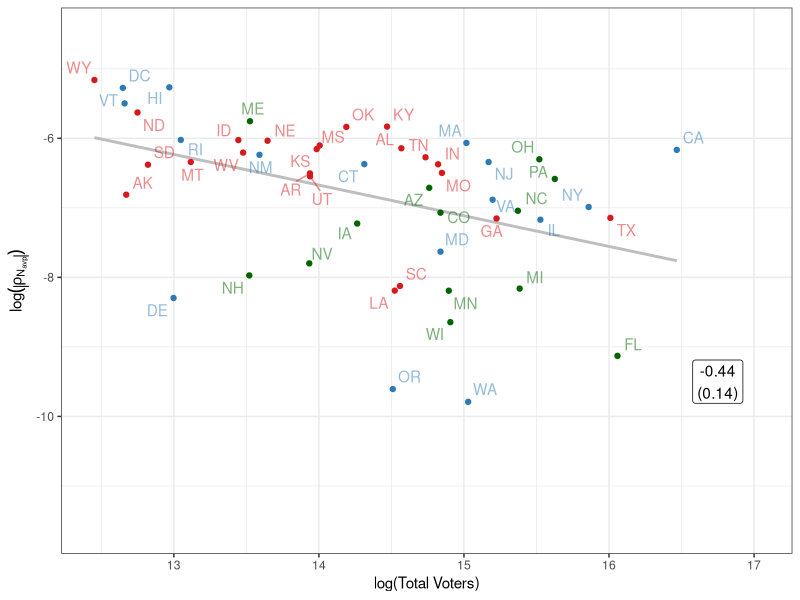

This chart was generated by the following R code: (Note: this script raises an error after producing the figure.)
rm(list = ls())
library(cowplot)
library(ggplot2)
library(scales)
library(readr)
library(ggrepel)
library(dplyr)
library(tibble)

fig.w <- 6*0.80
fig.h <- 4*0.751


# labels -----
colorvec <- c("R" =  '#d7191c', "swing" = 'darkgreen', "D" = '#2c7bb6')
rho_pos_labs <- c(`TRUE` = "rho > 0 (Overestimated Clinton)",
                  `FALSE` = "rho < 0 (Underestimated Clinton)")

# conveinence functions
lm_eqn <- function(ff, dat = df){
  m <- lm(as.formula(ff), dat) 
  coef <- sprintf("%.2f", coef(m)[2])
  se <- sprintf("%.2f", summary(m)$coef[2, 2])
  
  glue::glue("{coef}\n ({se})")
}


# data and vars -----
df <- read_csv("data/output/pres16_state.csv") %>%
  mutate(rc_vot_pos = rho_hrc_vot > 0,
         rc_vep_pos = rho_hrc_vep > 0,
         rt_vot_pos = rho_djt_vot > 0,
         rt_vep_pos = rho_djt_vep > 0)

# limit parameters ---
# y-axislimit
all_rhos <- unlist(select(df, matches("rho")), use.names = FALSE)
all_pops <- unlist(select(df, vep, tot_votes), use.names = FALSE)

# ranges
lim_rho <- range(all_rhos)
lim_lro <- range(log(abs(all_rhos)))
lim_lpp <- range(log(all_pops))

# for hist
ylim_hist <- c(0, 12.5)




# plots for rho ---------

# can't run a regression with only one data point
stopifnot(sum(df$rt_vep_pos == TRUE) <= 1)
stopifnot(sum(df$rt_vot_pos == TRUE) <= 1)

# collect slopes
slopes <- c(lm_eqn(ff = "log(abs(rho_hrc_vot)) ~ log(tot_votes)", df),
            lm_eqn(ff = "log(abs(rho_hrc_vot)) ~ log(tot_votes)", filter(df, rc_vot_pos)),
            lm_eqn(ff = "log(abs(rho_hrc_vot)) ~ log(tot_votes)", filter(df, !rc_vot_pos)),
            lm_eqn(ff = "log(abs(rho_hrc_vep)) ~ log(vep)", df),
            lm_eqn(ff = "log(abs(rho_hrc_vep)) ~ log(vep)", filter(df, rc_vep_pos)),
            lm_eqn(ff = "log(abs(rho_hrc_vep)) ~ log(vep)", filter(df, !rc_vep_pos)),
            lm_eqn(ff = "log(abs(rho_djt_vot)) ~ log(tot_votes)", df),
            lm_eqn(ff = "log(abs(rho_djt_vep)) ~ log(vep)", df)
)

sdf <- tibble(est = rep(c("rho_vot", "rho_vep"), each = 3),
              race = "hrc",
              x = rep(c(16.75, 16.75), each = 3),
              y = rep(c(-9.5, -9.5), each = 3),
              pooled = rep(c(TRUE, FALSE, FALSE), 2),
              rc_vot_pos = c(NA, TRUE, FALSE, rep(NA, 3)),
              rc_vep_pos = c(rep(NA, 3), NA, TRUE, FALSE)) %>% 
  bind_rows(tibble(est = c("rho_vot", "rho_vep"),
                   race = "djt",
                   x = rep(c(16.75, 16.75), 1),
                   y = rep(c(-9.5, -9.5), 1),
                   pooled = c(TRUE, TRUE))) %>%
  add_column(slopes = slopes)


# template
gg0 <- ggplot(df, aes(label = st, color = color)) +
  geom_smooth(method = "lm", se = FALSE, color = "gray") +
  geom_point() +
  scale_color_manual(values = colorvec)  +
  geom_text_repel(alpha = 0.5) +
  theme_bw() +
  coord_cartesian(ylim = lim_lro, xlim = lim_lpp) +
  guides(color = FALSE)

gg_vot <- gg0 + aes(x = log(tot_votes)) +
  labs(x = "log(Total Voters)")

gg_vep <- gg0 + aes(x = log(tot_votes)) +
  labs(x = "log(Total Voting Eligible Population)")


# start to save figures
gg_vot + 
  aes(y = log(abs(rho_hrc_vot))) +
  labs(y = expression(log(abs(rho[N[avp]])))) +
  geom_label(data = filter(sdf, race == "hrc", est == "rho_vot", pooled), 
            aes(x = x, y = y, label = slopes), 
            inherit.aes = FALSE)
ggsave("figures/rho_hrc_vot_pooled.pdf", width = fig.w, height = fig.h)

gg_vot + 
  aes(y = log(abs(rho_hrc_vot))) +
  labs(y = expression(log(abs(rho[N[avp]])))) +
  facet_grid( ~ rc_vot_pos, labeller = labeller(rc_vot_pos = rho_pos_labs)) +
  geom_label(data = filter(sdf, race == "hrc", est == "rho_vot", !pooled), 
            aes(x = x, y = y, label = slopes), 
            inherit.aes = FALSE)
ggsave("figures/rho_hrc_vot_separated.pdf", width = fig.w, height = fig.h)

  
gg_vep + 
  aes(y = log(abs(rho_hrc_vep))) +
  labs(y = expression(log(abs(rho[N[vep]])))) +
  geom_label(data = filter(sdf, race == "hrc", est == "rho_vep", pooled), 
            aes(x = x, y = y, label = slopes), 
            inherit.aes = FALSE)
ggsave("figures/rho_hrc_vep_pooled.pdf", width = fig.w, height = fig.h)

gg_vep + 
  aes(y = log(abs(rho_hrc_vep))) +
  labs(y = expression(log(abs(rho[N[vep]])))) +
  facet_grid( ~ rc_vep_pos, labeller = labeller(rc_vep_pos = rho_pos_labs)) +
  geom_label(data = filter(sdf, race == "hrc", est == "rho_vep", !pooled), 
            aes(x = x, y = y, label = slopes), 
            inherit.aes = FALSE)
ggsave("figures/rho_hrc_vep_separated.pdf", width = fig.w, height = fig.h)

# now TRUMP
gg_vot + 
  aes(y = log(abs(rho_djt_vot))) +
  labs(y = expression(log(abs(rho[N[avp]])))) +
  geom_label(data = filter(sdf, race == "djt", est == "rho_vot", pooled), 
             aes(x = x, y = y, label = slopes), 
             inherit.aes = FALSE)
ggsave("figures/rho_djt_vot.pdf", width = fig.w, height = fig.h)


gg_vep + 
  aes(y = log(abs(rho_djt_vep))) +
  labs(y = expression(log(abs(rho[N[avp]])))) +
  geom_label(data = filter(sdf, race == "djt", est == "rho_vep", pooled), 
             aes(x = x, y = y, label = slopes), 
             inherit.aes = FALSE)
ggsave("figures/rho_djt_vep.pdf", width = fig.w, height = fig.h)


rm(gg0)





# Histogram ----


gg0 <- ggplot(df) + geom_vline(xintercept = 0, linetype = "dashed") +
  labs(y = "Count") +
  coord_cartesian(xlim = lim_rho, ylim = ylim_hist) + 
  scale_x_continuous(minor_breaks = NULL) +
  scale_y_continuous(minor_breaks = NULL) +
  geom_histogram(binwidth = 0.001) + theme_bw()
  

gg0 + aes(x = rho_hrc_vot) + labs(x = expression(rho[N[avp]]))
ggsave("figures/rho_hrc_vot_hist.pdf", width = fig.w, height = fig.h)

gg0 + aes(x = rho_hrc_vep) + labs(x = expression(rho[N[vep]])) +
ggsave("figures/rho_hrc_vep_hist.pdf", width = fig.w, height = fig.h)


gg0 + aes(x = rho_djt_vot) + labs(x = expression(rho[N[avp]]))
ggsave("figures/rho_djt_vot_hist.pdf", width = fig.w, height = fig.h)

gg0 + aes(x = rho_djt_vep) + labs(x = expression(rho[N[vep]])) +
  ggsave("figures/rho_djt_vep_hist.pdf", width = fig.w, height = fig.h)


ggplot(df, aes(x = cv_turnout_wgt)) +
  geom_histogram(bins = 25) + theme_bw() +
  labs(x = "Coefficient of Variation of Turnout Adjustment Weights at state-level", y = "Count")
ggsave("figures/cv_turnout_hist.pdf", width = fig.w, height = fig.h)

rm(gg0)




# what log transforms look like ----
gg0 <- df %>% 
  ggplot(aes(col = color, label = st)) +
  coord_cartesian(xlim = lim_rho, ylim = lim_lro) + 
  geom_vline(xintercept = 0, linetype = "dashed") +
  geom_point(alpha = 0.8) +
  scale_color_manual(values = colorvec) +
  theme_bw() +
  scale_x_continuous(minor_breaks = FALSE) +
  scale_y_continuous(minor_breaks = FALSE) +
  guides(color = FALSE)

ycap <- "log(abs(.))"

# four things
log_trans_list <- list(
  gg0 + aes(x = rho_hrc_vot, y = log(abs(rho_hrc_vot))) +
    labs(x = expression(Clinton~rho[N[avp]]), y = ycap),
  gg0 + aes(x = rho_djt_vot, y = log(abs(rho_djt_vot))) +
    labs(x = expression(Trump~rho[N[avp]]), y = ycap),
  gg0 + aes(x = rho_hrc_vep, y = log(abs(rho_hrc_vep))) + 
    labs(x = expression(Clinton~rho[N[vep]]), y = ycap),
  gg0 + aes(x = rho_djt_vep, y = log(abs(rho_djt_vep))) +
    labs(x = expression(Trump~rho[N[vep]]), y = ycap)
    )


plot_grid(plotlist = log_trans_list)
ggsave("figures/rho_logabsrho_transformation.pdf", w = fig.w, h = fig.h)

rm(gg0)
# Scatter ------
captext <- "Source: CCES 2016 Common Content." #\nSized proportional to population.\n States colored by R (red) or D (blue) or swing (green)."
fig.w <- 1.2*fig.w*0.8
fig.h <- 1.2*fig.h


gg0 <- ggplot(df, aes(x = cces_pct_hrc_voters, y = pct_hrc_voters, color = color, size = vap)) +
  geom_abline(slope = 1, intercept = 0, linetype = "dashed") +
  scale_x_continuous(limits = c(0, 1), label = percent, minor_breaks = NULL) +
  scale_y_continuous(limits = c(0, 1), label = percent, minor_breaks = NULL) +
  scale_color_manual(values = colorvec) +
  guides(size = FALSE, color = FALSE) +
  coord_equal() +
  theme_bw() +
  geom_point(alpha = 0.8) +
  theme(plot.caption = element_text(size = 8)) +
  labs(caption = captext)


# Hillary
gg_hrc <- gg0 +
  annotate("text", x = 0.8, y = 0.1, label = "Poll overestimated\nClinton support", color = "darkgray") +
  annotate("text", x = 0.2, y = 0.9, label = "Poll underestimated\nClinton support", color = "darkgray") +
  labs(y = "Final Clinton Popular Vote Share")

gg_hrc + aes(x = cces_pct_hrc_voters) +
  xlab("Turnout-adjusted Poll Estimate, Clinton Support")
ggsave("figures/scatter_hrc_turnout_adj.pdf", h = fig.h, w = fig.w)

gg_hrc + aes(x = cces_pct_hrc_raw) +
  xlab("Raw Poll Estimate, Clinton Suport")
ggsave("figures/scatter_hrc_raw.pdf", h = fig.h, w = fig.w)


# Trump
gg_djt <- gg0 + aes(y = pct_djt_voters) +
  annotate("text", x = 0.8, y = 0.1, label = "Poll overestimated\nTrump support", color = "darkgray") +
  annotate("text", x = 0.2, y = 0.9, label = "Poll underestimated\nTrump support", color = "darkgray") +
  labs(y = "Final Trump Popular Vote Share")

gg_djt + aes(x = cces_pct_djt_voters) +
  xlab("Turnout-adjusted Poll Estimate, Trump Support")
ggsave("figures/scatter_djt_turnout_adj.pdf", h = fig.h, w = fig.w)

gg_djt + aes(x = cces_pct_djt_raw) +
  xlab("Raw Poll Estimate, Trump Suport")
ggsave("figures/scatter_djt_raw.pdf", h = fig.h, w = fig.w)



gg0 + aes(x = (cces_n_voters/cces_n_raw), y = (tot_votes/vep), size = vap) +
  annotate("text", x = 0.8, y = 0.1, label = "Poll overestimated\nturnout", color = "darkgray") +
  annotate("text", x = 0.2, y = 0.9, label = "Poll underestimated\nturnout", color = "darkgray") +
  xlab("Turnout-Adjusted Poll Estimate of Turnout") +
  ylab("Final Turnout\n(% of Voting Eligible Population)") +
  labs(caption = captext)
ggsave("figures/scatter_turnout_accuracy.pdf", h = fig.h, w = fig.w)

